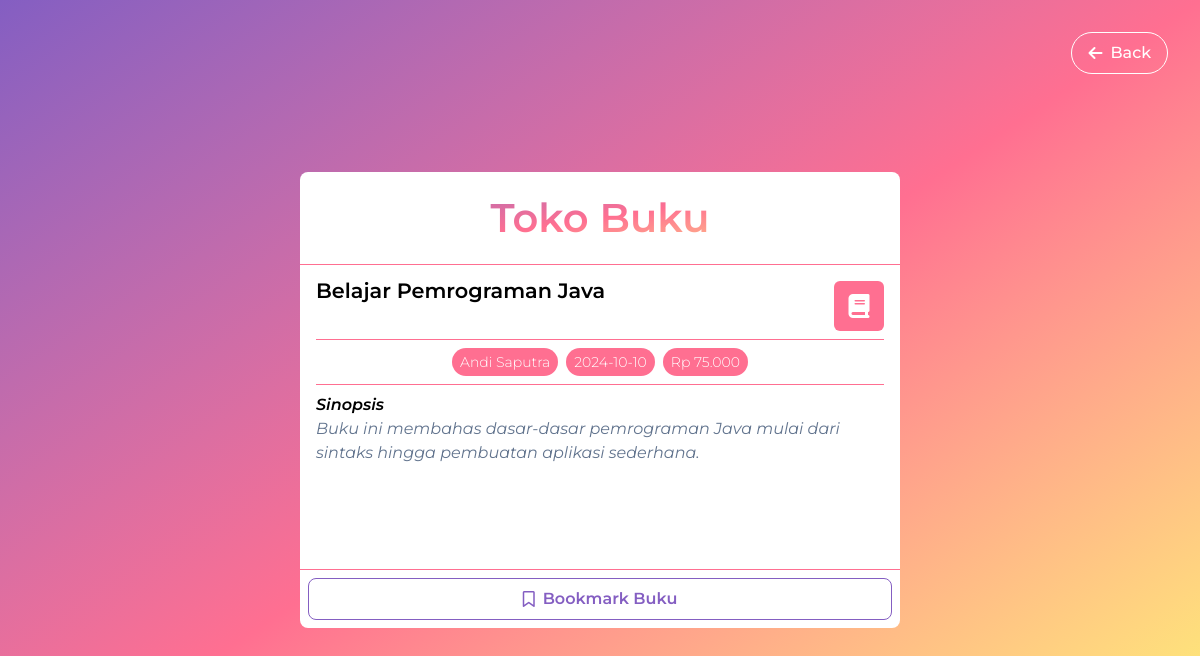
Screenshot of /read.php?id=1 with the database file from the repository.
### tables this page shows
CREATE TABLE `tb_buku` (
  `id` int unsigned NOT NULL AUTO_INCREMENT,
  `judul` varchar(100) NOT NULL,
  `penulis` varchar(100) NOT NULL,
  `sinopsis` text NOT NULL,
  `tanggal_terbit` date NOT NULL,
  `harga` decimal(10,2) NOT NULL,
  PRIMARY KEY (`id`)
);

### read.php (the view, shortened to what this page needs)
<?php
require 'config.php';
$id = intval($_GET['id']);
$stmt = $conn->prepare("SELECT * FROM tb_buku WHERE id = ?");
$stmt->bind_param("i", $id);
$stmt->execute();
$result = $stmt->get_result();
if ($result->num_rows > 0) {
    $buku = $result->fetch_assoc();
}
?>
<!DOCTYPE html>
<html lang="en">
<head>
    <script src="https://unpkg.com/@tailwindcss/browser@4"></script>
</head>
<body>
    <div class="min-h-screen mx-auto bg-linear-to-br from-purple via-lavender via-pink to-yellow font-montserrat">
        <section class="fixed top-0 left-0 w-full h-screen flex items-center justify-center bg-linear-to-br from-purple via-lavender via-pink to-yellow transition-all duration-[400ms]"
            id="readForm">
            <div class="absolute top-0 left-0 w-full p-8 flex items-center justify-end transition-shadow">
                <a class="w-fit px-4 py-2 flex items-center justify-center gap-2 border border-white font-medium rounded-full text-white
                    hover:bg-white hover:text-[#ff6f91] focus:bg-white focus:text-[#ff6f91] transition-colors"
                    href="./index.php">
                    <i class="fa-solid fa-arrow-left"></i>
                    Back
                </a>
            </div>
            <div class="w-[600px] rounded-lg bg-white">
                <div class="w-full py-4 bg-linear-to-br from-purple via-lavender via-pink to-yellow text-transparent bg-clip-text">
                    <h2 class="w-fit mx-auto text-[2.5rem] font-semibold">Toko Buku</h2>
                </div>
                <div class="w-full max-h-[60vh] p-4 border-y border-pink overflow-y-auto">
                    <div class="w-full flex items-start justify-center gap-4">
                        <div class="w-full">
                            <h3 class="text-[1.3rem]/5 font-semibold"><?php echo htmlspecialchars($buku['judul']); ?></h3>
                        </div>
                        <div>
                            <div class="size-[50px] flex items-center justify-center rounded-md bg-pink text-white text-[1.5rem]">
                                <i class="fa-solid fa-book"></i>
                            </div>
                        </div>
                    </div>
                    <div class="w-full my-2 py-2 flex items-center justify-center gap-2 border-y border-pink">
                        <span class="block w-fit px-2 py-1 rounded-full bg-pink font-light text-white text-sm">
                            <?php echo ucwords(htmlspecialchars($buku['penulis'])); ?>
                        </span>
                        <span class="block w-fit px-2 py-1 rounded-full bg-pink font-light text-white text-sm">
                            <?php echo htmlspecialchars($buku['tanggal_terbit']); ?>
                        </span>
                        <span class="block w-fit px-2 py-1 rounded-full bg-pink font-light text-white text-sm">
                            Rp <?php echo number_format($buku['harga'], 0, ',', '.'); ?>
                        </span>
                    </div>
                    <div class="w-full min-h-[20vh]">
                        <span class="font-semibold italic">Sinopsis</span>
                        <p class="italic text-slate-500"><?php echo nl2br(htmlspecialchars($buku['sinopsis'])); ?></p>
                    </div>
                </div>
                <div class="w-full p-2 flex items-center justify-center gap-2">
                    <?php if (!isset($_SESSION['user'])): ?>
                        <button class="bookmark-btn w-full p-2 flex items-center justify-center gap-2 border border-purple text-purple font-semibold rounded-lg hover:bg-purple hover:text-white focus:bg-purple focus:text-white active:bg-purple-700 transition-colors ">
                            <i class="fa-regular fa-bookmark"></i>
                            Bookmark Buku
                        </button>
                    <?php endif; ?>
                </div>
            </div>
        </section>
    </div>
</body>
</html>

### read.php (style rules this page uses)
a, button { outline: none; cursor: pointer; }

### rows the page displays
tb_buku: judul "Belajar Pemrograman Java", penulis "Andi Saputra", tanggal_terbit "2024-10-10", harga "75.000", sinopsis "Buku ini membahas dasar-dasar pemrograman Java mulai dari sintaks hingga pembuatan aplikasi sederhana."
